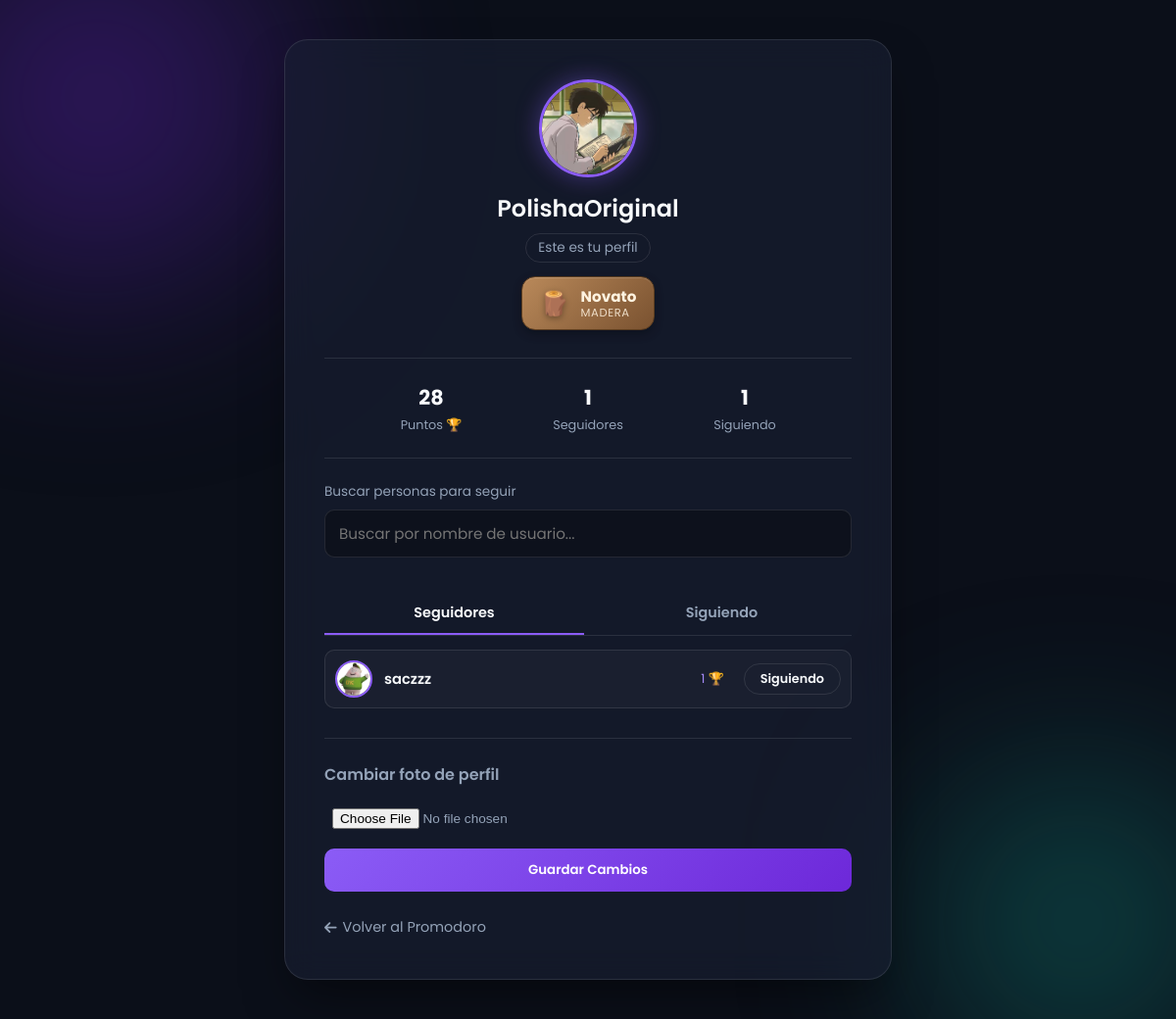
The app's page /profile (signed in), older data.
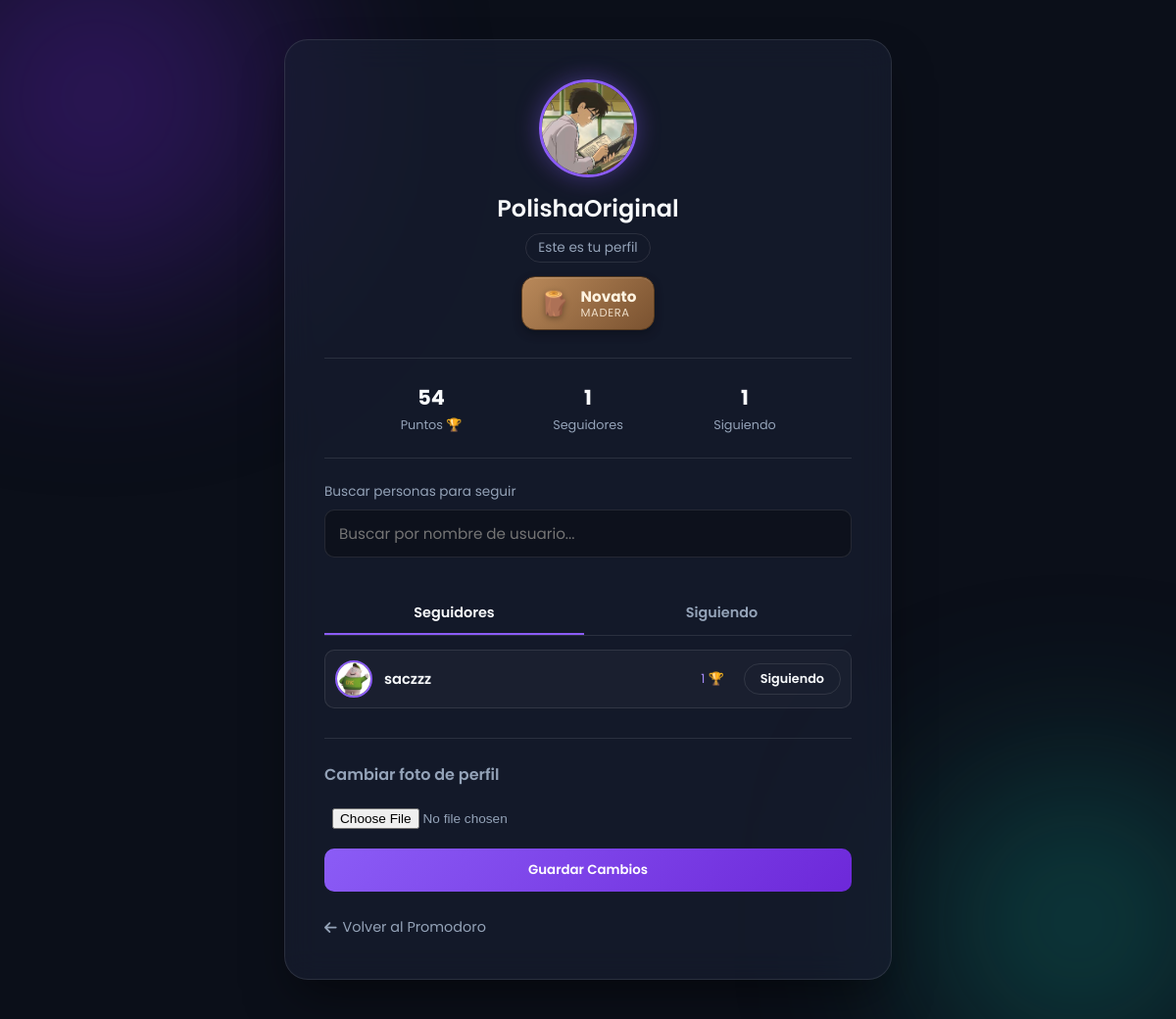
The same page, newer data.
### app.py (models this page shows, shortened)
class User(db.Model):
    id = db.Column(db.Integer, primary_key=True)
    username = db.Column(db.String(50), unique=True, nullable=False)
    password = db.Column(db.String(200), nullable=False)
    points = db.Column(db.Integer, default=0)
    profile_pic = db.Column(db.String(300), default='https://i.imgur.com/6VBx3io.png') # Avatar por defecto
    following = db.relationship(
        'Follow',
        foreign_keys=[Follow.follower_id],
        backref=db.backref('follower', lazy='joined'),
        lazy='dynamic',
        cascade='all, delete-orphan'
    )
    followers = db.relationship(
        'Follow',
        foreign_keys=[Follow.followed_id],
        backref=db.backref('followed', lazy='joined'),
        lazy='dynamic',
        cascade='all, delete-orphan'
    )
    folders = db.relationship(
        'Folder',
        backref='user',
        lazy='dynamic',
        cascade='all, delete-orphan'
    )
    def is_following(self, other_user):
        if other_user is None:
            return False
        return self.following.filter_by(followed_id=other_user.id).first() is not None
    @property
    def followers_count(self):
        return self.followers.count()
    @property
    def following_count(self):
        return self.following.count()

### app.py (the view, shortened to what this page needs)
@app.route('/profile', methods=['GET', 'POST'])
def profile():
    if 'user_id' not in session:
        return redirect(url_for('login'))
    user = User.query.get(session['user_id'])
    if user is None:
        session.clear()
        return redirect(url_for('login'))
    error = None
    return render_profile_page(user, user, error=error)

### app.py (called while the page is built)
def get_rank_info(points):
    for rank in RANKS:
        if points >= rank['min']:
            return rank
    return RANKS[-1]

def render_profile_page(viewer, profile_user, error=None):
    is_own = viewer.id == profile_user.id
    followers = [f.follower for f in profile_user.followers.order_by(Follow.created_at.desc()).all()]
    following = [f.followed for f in profile_user.following.order_by(Follow.created_at.desc()).all()]
    viewer_following_ids = {f.followed_id for f in viewer.following.all()}
    return render_template(
        'profile.html',
        user=viewer,
        profile_user=profile_user,
        is_own=is_own,
        is_following_profile=viewer.is_following(profile_user),
        followers=followers,
        following=following,
        following_ids=viewer_following_ids,
        rank=get_rank_info(profile_user.points),
        error=error
    )

### templates/profile.html (shortened to what this page needs)
<!DOCTYPE html>
<html lang="es">
<head>
    <link rel="stylesheet" href="https://cdnjs.cloudflare.com/ajax/libs/font-awesome/6.4.0/css/all.min.css">
</head>
<body>
    <div class="ambient-light light-1"></div>
    <div class="ambient-light light-2"></div>
    <div class="profile-card">
        <div class="profile-top">
            <img src="{{ profile_user.profile_pic }}" alt="Foto de Perfil" class="big-avatar" id="avatar-preview">
            <div class="profile-username">{{ profile_user.username }}</div>
            {% if is_own %}
                <div class="own-badge">Este es tu perfil</div>
            {% endif %}
            <div class="rank-badge rank-{{ rank.key }}">
                <div class="rank-icon">{{ rank.icon }}</div>
                <div class="rank-info">
                    <span class="rank-name">{{ rank.name }}</span>
                    <span class="rank-material">{{ rank.material }}</span>
                </div>
            </div>
            <div class="stats-row">
                <div class="stat-box static">
                    <strong>{{ profile_user.points }}</strong>
                    <span>Puntos 🏆</span>
                </div>
                <button class="stat-box" data-tab-target="followers">
                    <strong id="followers-count">{{ profile_user.followers_count }}</strong>
                    <span>Seguidores</span>
                </button>
                <button class="stat-box" data-tab-target="following">
                    <strong id="following-count">{{ profile_user.following_count }}</strong>
                    <span>Siguiendo</span>
                </button>
            </div>
        </div>
        {% if is_own %}
        <div class="find-people">
            <label>Buscar personas para seguir</label>
            <input type="text" class="find-input" id="find-input" placeholder="Buscar por nombre de usuario..." autocomplete="off">
        </div>
        {% endif %}
        <div class="tabs-nav">
            <button class="tab-btn active" data-tab-target="followers">Seguidores</button>
            <button class="tab-btn" data-tab-target="following">Siguiendo</button>
        </div>
        <div class="tab-panel active" id="panel-followers">
            {% if followers %}
                {% for p in followers %}
                <div class="person-row">
                    <a href="{{ '/profile' if p.id == user.id else '/profile/' ~ p.username }}" class="person-link">
                        <img src="{{ p.profile_pic }}" class="person-avatar" alt="Avatar">
                        <span class="person-name">{{ p.username }}</span>
                    </a>
                    <span class="person-points">{{ p.points }} 🏆</span>
                    {% if p.id != user.id %}
                    <button class="follow-btn small {{ 'following' if p.id in following_ids else '' }}"
                            data-username="{{ p.username }}"
                            data-following="{{ 'true' if p.id in following_ids else 'false' }}">
                        {{ 'Siguiendo' if p.id in following_ids else 'Seguir' }}
                    </button>
                    {% endif %}
                </div>
                {% endfor %}
            {% else %}
                <p class="empty-hint">
                    {% if is_own %}Todavía no tienes seguidores.{% else %}Todavía no tiene seguidores.{% endif %}
                </p>
            {% endif %}
        </div>
        {% if is_own %}
        <div class="edit-photo-card">
            <h3>Cambiar foto de perfil</h3>
            <form method="POST" enctype="multipart/form-data" class="photo-form">
                <div class="file-input-wrapper">
                    <input type="file" name="profile_pic" accept="image/png, image/jpeg, image/gif, image/webp" id="file-input">
                </div>
                <button type="submit" class="btn">Guardar Cambios</button>
            </form>
        </div>
        {% endif %}
        <a href="/" class="back-link"><i class="fas fa-arrow-left"></i> Volver al Promodoro</a>
    </div>
</body>
</html>

Row changes from the older to the newer data that the page shows:
changed User "PolishaOriginal": points "28" → "54"
